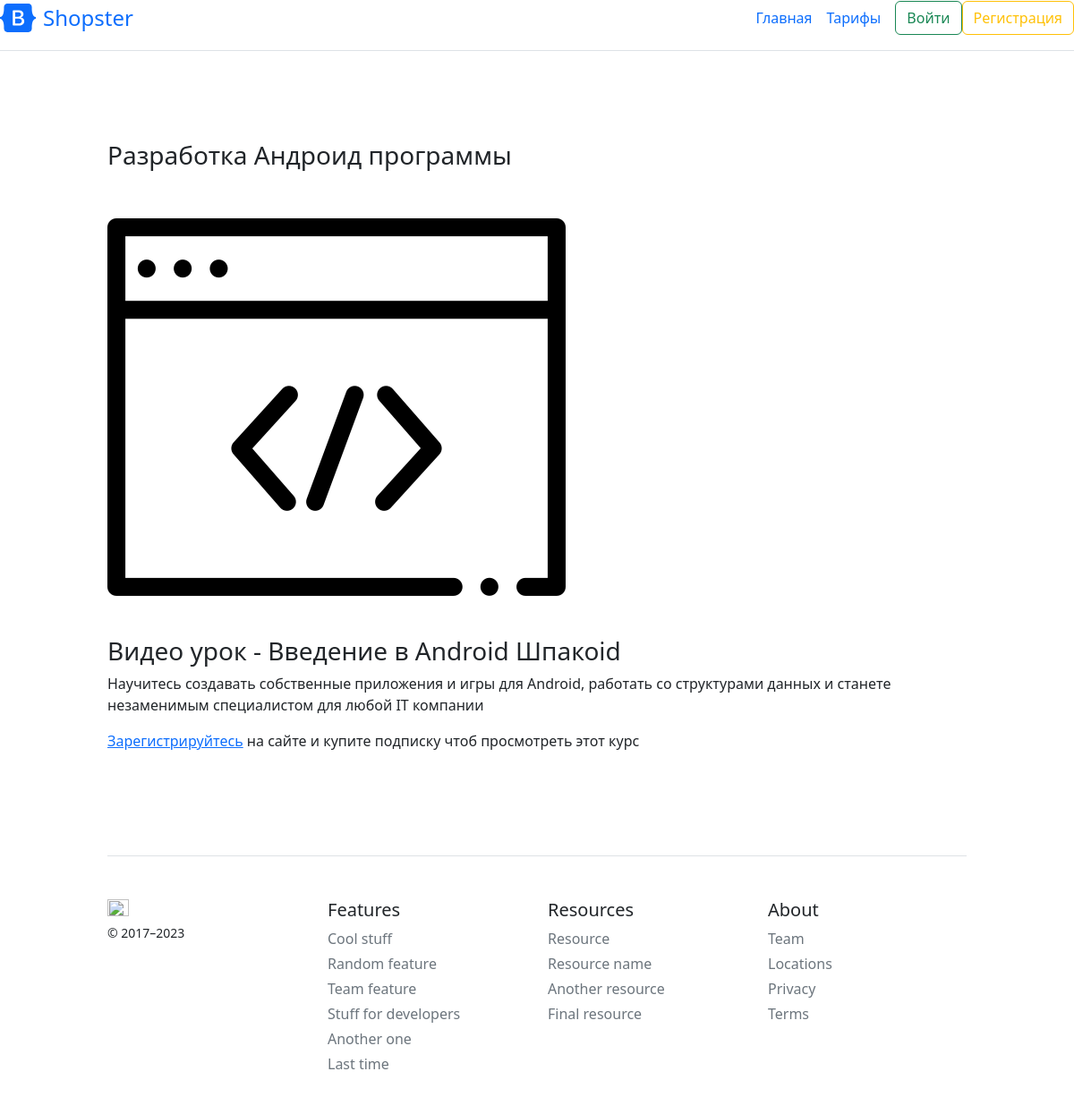
Screenshot of /course/android/set-up with the database file from the repository.
### courses/models.py (models this page shows, shortened)
class Course(models.Model):
    slug = models.SlugField(
        default='default-slug')  # полное название url к определенному курсу- поле отвечает только за url
    title = models.CharField(max_length=120)
    description = models.TextField()  # без ограничения на длину текса для описания курса
    img = models.ImageField(default='default.png', upload_to='course_images')
    free = models.BooleanField(default=True) #платность курса выставляет галочку

class Lesson(models.Model):
    slug = models.SlugField(default='default-slug') #Для создания своего url
    title = models.CharField(max_length=120)
    description = models.TextField()
    course = models.ForeignKey(Course, on_delete=models.SET_NULL, null=True) #как бы ссылка на запись в Course . delete - чтоб при удалении поле обнулялось
    number = models.IntegerField()
    video_url = models.CharField(max_length=100)

### courses/views.py (the view)
# urls.py: path('course/<slug>/<lesson_slug>', views.LessonDetailPage.as_view(), name='lesson-detail')
class LessonDetailPage(DetailView):
    model = Course
    template_name = 'courses/lessons-detail.html'
    def get_context_data(self, *, object_list=None, **kwargs):  # для передачи данных в сам шаблон
        ctx = super(LessonDetailPage, self).get_context_data(**kwargs)  # обращеие к ListView
        course = Course.objects.filter(slug=self.kwargs['slug']).first()
        lesson = list(Lesson.objects.filter(course=course).filter(slug=self.kwargs['lesson_slug']).values())
        if lesson:
            ctx['title'] = lesson[0]['title']
            ctx['desc'] = lesson[0]['description']
            ctx['video'] = lesson[0]['video_url'].split("=")[1]
        else:
            ctx['title'] = "Урок не найден"
            ctx['desc'] = "Описание урока не доступно"
            ctx['video'] = ""
        return ctx

### courses/templates/courses/lessons-detail.html
{% extends 'courses/main-layout.html' %}
{% block main_section %}
<div class="main-block">
    <div class="one-course">
        <h3>{{ object.title }}</h3>
        {% if object.img %}
        <img src="{{ object.img.url }}" alt="{{ object.title }}">
        {% else %}
        <img src="/pictures/default.png" alt="{{ object.title }}">
        {% endif %}
    </div>
    <div class="aside-course">
        <h3>Видео урок - {{ title }}</h3>
        <p>{{ desc }}</p>
        {% if object.free %}
        <iframe width="560" height="315" src="https://www.youtube.com/embed/{{ video }}"
                allow="accelerometer; autoplay; clipboard-write; encrypted-media; gyroscope; picture-in-picture; web-share"
                allowfullscreen></iframe>
        {% elif not user.is_authenticated %}
        <p><a href="{% url 'reg' %}">Зарегистрируйтесь</a> на сайте и купите подписку чтоб просмотреть этот курс</p>
        {% elif user.profile.account_type == "Бесплатный пакет" %}
        <p>Необходимо купить<a href="{% url 'tarrifs' %}">подписку</a> на сайте чтоб просмотреть этот курс</p>
        {% else %}
        <iframe width="560" height="315" src="https://www.youtube.com/embed/{{ video }}"
                allow="accelerometer; autoplay; clipboard-write; encrypted-media; gyroscope; picture-in-picture; web-share"
                allowfullscreen></iframe>
        {% endif %}
    </div>
</div>
{% endblock %}

### courses/static/courses/main.css (style rules this page uses)
body { background: #fafafa; }
.courses, .main-block { display: flex; justify-content: space-between; flex-wrap: wrap; align-items: center; width: 80%; margin: 100px 10%; }
.main-block { justify-content: flex-start; align-items: flex-start; }
.one-course { margin-right: 100px; }

### rows the page displays
Course: title "Разработка Андроид программы", img (picture)
Lesson: title "Введение в Android Шпакоid", description "Научитесь создавать собственные приложения и игры для Android, работать со структурами данных и станете незаменимым специалистом для любой IT компании"
